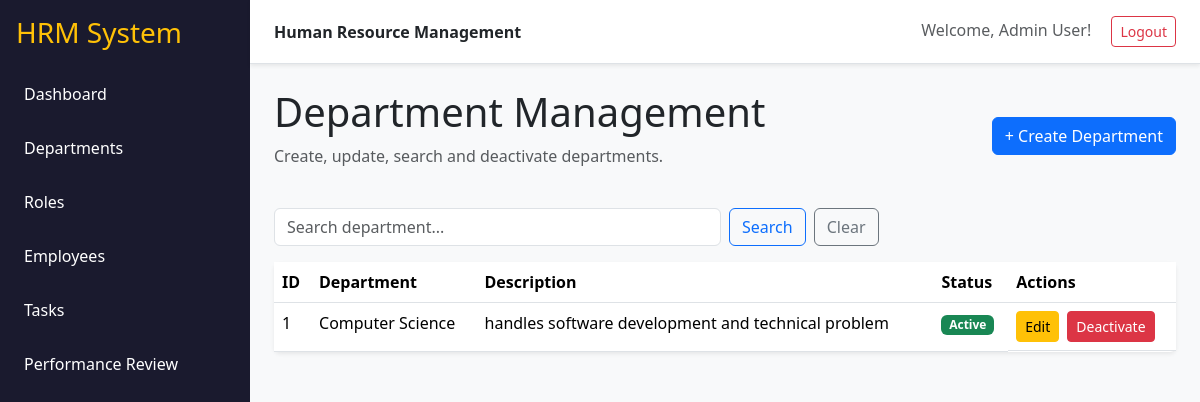
Screenshot of /departments (signed in) with the database file from the repository.
### tables this page shows
CREATE TABLE department (
            dept_id INTEGER PRIMARY KEY AUTOINCREMENT,
            dept_name VARCHAR(100) NOT NULL UNIQUE,
            description VARCHAR(300),
            created_at DATETIME NOT NULL,
            updated_at DATETIME NOT NULL,
            status INTEGER NOT NULL DEFAULT 1
        );

### app.py (the view)
@app.route("/departments")
@login_required
def departments():
    search = request.args.get("search", "").strip()
    conn = get_db()
    if search:
        rows = conn.execute("""
            SELECT * FROM department
            WHERE dept_name LIKE ? OR description LIKE ?
            ORDER BY dept_id DESC
        """, (f"%{search}%", f"%{search}%")).fetchall()
    else:
        rows = conn.execute(
            "SELECT * FROM department ORDER BY dept_id DESC"
        ).fetchall()
    conn.close()
    return render_template("departments.html", departments=rows, search=search)

### app.py (called while the page is built)
def login_required(f):
    @wraps(f)
    def decorated_function(*args, **kwargs):
        if 'employee_id' not in session:
            return redirect(url_for('login'))
        return f(*args, **kwargs)
    return decorated_function

def get_db():
    conn = sqlite3.connect(DB_NAME)
    conn.row_factory = sqlite3.Row
    return conn

### templates/departments.html (shortened to what this page needs)
{% extends "base.html" %}
{% block content %}
<div class="d-flex justify-content-between align-items-center mb-4">
    <div>
        <h1>Department Management</h1>
        <p class="text-muted">Create, update, search and deactivate departments.</p>
    </div>
    <a class="btn btn-primary" href="{{ url_for('create_department') }}">+ Create Department</a>
</div>
<form class="row g-2 mb-3" method="get">
    <div class="col-md-6">
        <input class="form-control" name="search" value="{{ search }}"
               placeholder="Search department...">
    </div>
    <div class="col-auto">
        <button class="btn btn-outline-primary">Search</button>
    </div>
    <div class="col-auto">
        <a class="btn btn-outline-secondary" href="{{ url_for('departments') }}">Clear</a>
    </div>
</form>
<div class="card shadow-sm">
<div class="table-responsive">
<table class="table table-hover mb-0">
    <thead>
        <tr>
            <th>ID</th>
            <th>Department</th>
            <th>Description</th>
            <th>Status</th>
            <th>Actions</th>
        </tr>
    </thead>
    <tbody>
    {% for d in departments %}
        <tr>
            <td>{{ d.dept_id }}</td>
            <td>{{ d.dept_name }}</td>
            <td>{{ d.description or "-" }}</td>
            <td>
                {% if d.status %}
                    <span class="badge text-bg-success">Active</span>
                {% else %}
                    <span class="badge text-bg-secondary">Inactive</span>
                {% endif %}
            </td>
            <td class="d-flex gap-2">
                <a class="btn btn-sm btn-warning"
                   href="{{ url_for('edit_department', dept_id=d.dept_id) }}">Edit</a>
                <form method="post"
                      action="{{ url_for('toggle_department', dept_id=d.dept_id) }}"
                      onsubmit="return confirm('Are you sure you want to change this department status?');">
                    <button class="btn btn-sm btn-danger">
                        {{ "Deactivate" if d.status else "Activate" }}
                    </button>
                </form>
            </td>
        </tr>
    {% else %}
        <tr><td colspan="5" class="text-center p-4">No departments found.</td></tr>
    {% endfor %}
    </tbody>
</table>
</div>
</div>
{% endblock %}

### static/css/style.css (style rules this page uses)
body { background: #f6f8fb; }
.card { border: 0; }

### rows the page displays
department: dept_id "1", dept_name "Computer Science", description "handles software development and technical problem", shows "Active", status "Deactivate"

### other values shown
{{ session.get('name', 'User') }} "Admin User"
